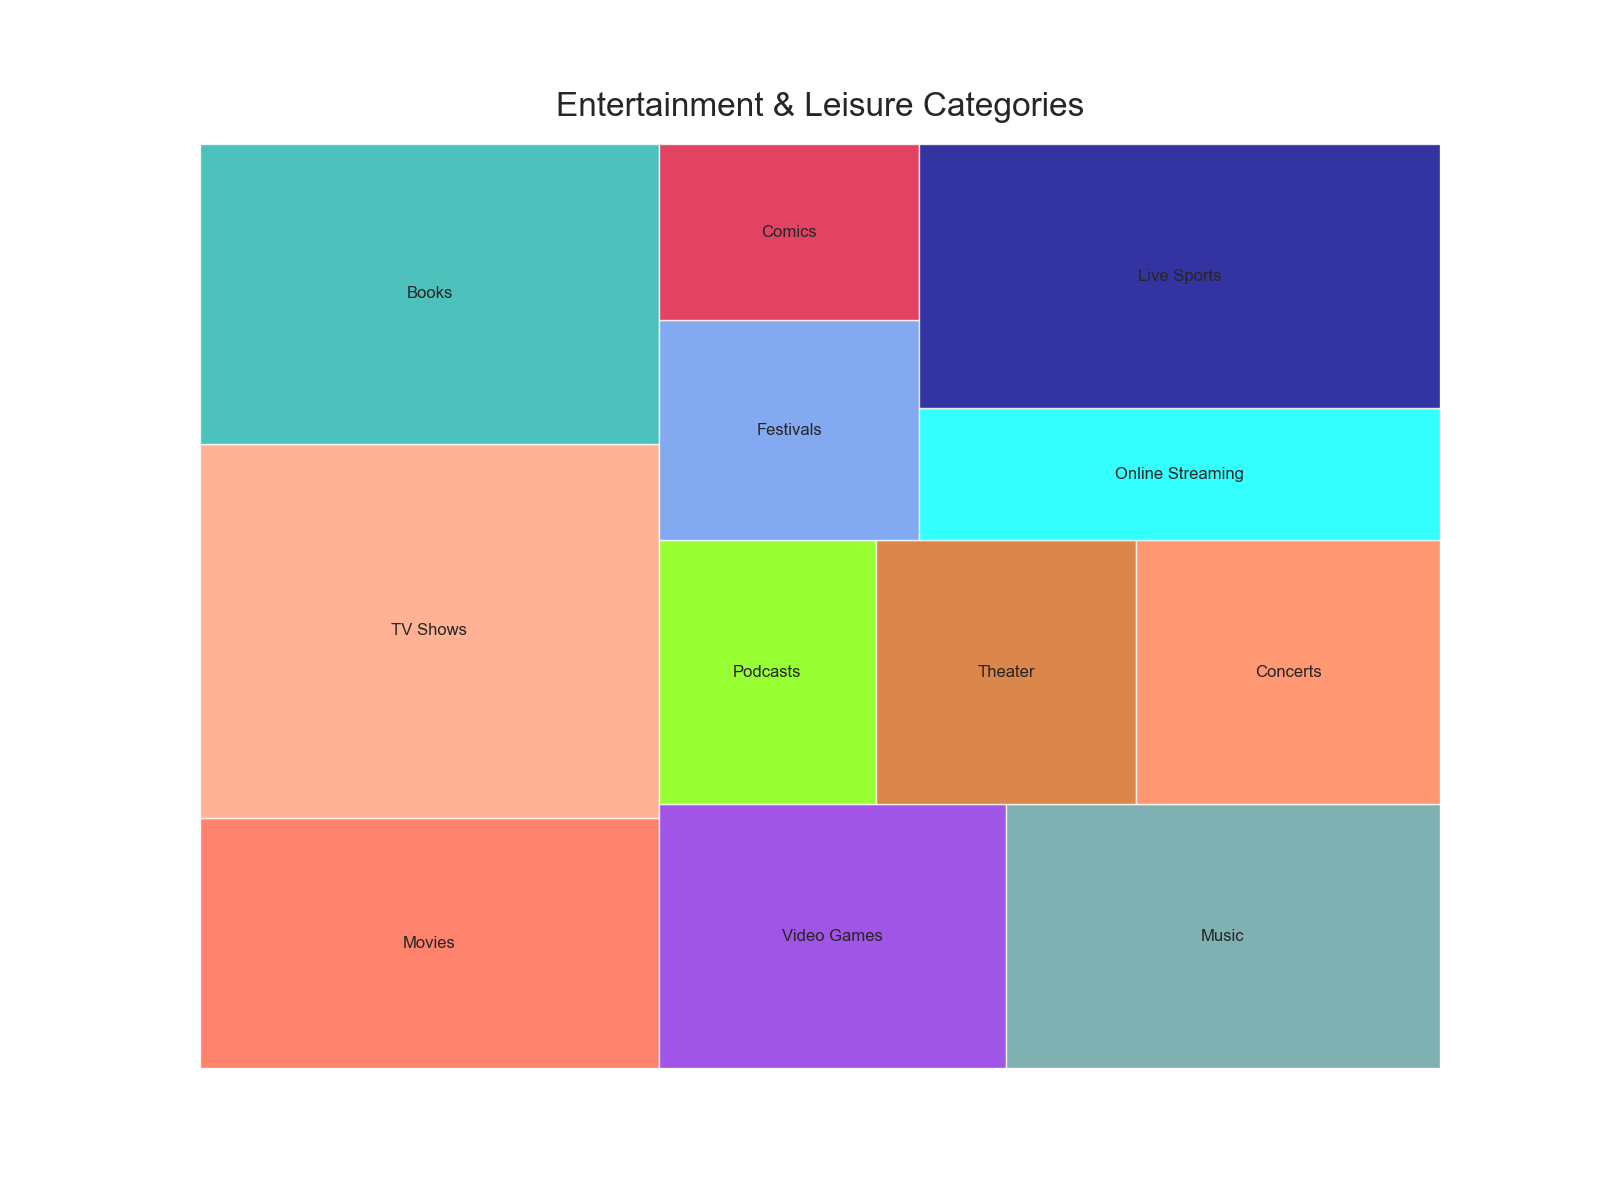

Recreate this plot in Python.

import matplotlib.pyplot as plt
import pandas as pd
import squarify

# Data for the treemap
data = {
    'Category': ['Movies', 'TV Shows', 'Books', 'Video Games', 'Music', 'Podcasts', 
                 'Theater', 'Concerts', 'Festivals', 'Comics', 'Online Streaming', 'Live Sports'],
    'Percentage': [0.10, 0.15, 0.12, 0.08, 0.10, 0.05, 0.06, 0.07, 0.05, 0.04, 0.06, 0.12]
}

# Convert the data to a DataFrame
df = pd.DataFrame(data)

# Define color list
colors = ['#FF6347', '#FFA07A', '#20B2AA', '#8A2BE2', '#5F9EA0', '#7FFF00', 
          '#D2691E', '#FF7F50', '#6495ED', '#DC143C', '#00FFFF', '#00008B']

# Plot the Treemap
plt.figure(figsize=(16, 12))
squarify.plot(sizes=df['Percentage'], label=df['Category'], color=colors, alpha=0.8)
plt.title('Entertainment & Leisure Categories', fontsize=24, pad=20)
plt.axis('off')
plt.show()
